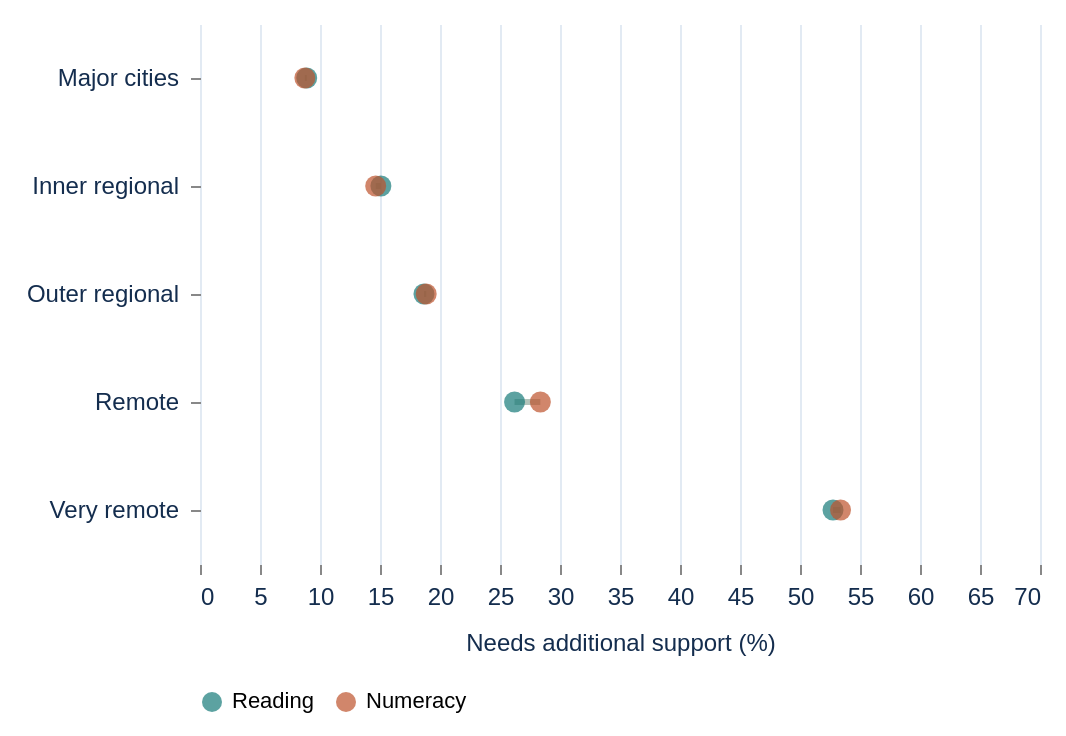

This figure's Vega-Lite source:
### Vega-Lite specification from a JSON file in a GitHub repository (floating-point values rounded to 4 significant figures)
{"$schema": "https://vega.github.io/schema/vega-lite/v5.json", "background": "transparent", "padding": 12, "config": {"font": "Arial", "view": {"stroke": null}, "axis": {"labelFontSize": 12, "titleFontSize": 12, "titleFontWeight": "normal", "labelColor": "#142d4e", "titleColor": "#142d4e", "domain": false, "gridColor": "#e2eaf3", "labelPadding": 6, "titlePadding": 12}, "legend": {"orient": "bottom", "titleLimit": 300, "labelLimit": 220, "labelFontSize": 11, "titleFontSize": 11, "titleFontWeight": "normal"}, "title": {"anchor": "start", "fontSize": 14, "color": "#142d4e"}}, "width": 420, "height": 270, "data": {"values": [{"domain": "Reading", "subgroup": "Major cities", "support": 8.893}, {"domain": "Reading", "subgroup": "Inner regional", "support": 15.07}, {"domain": "Reading", "subgroup": "Outer regional", "support": 18.66}, {"domain": "Reading", "subgroup": "Remote", "support": 26.21}, {"domain": "Reading", "subgroup": "Very remote", "support": 52.75}, {"domain": "Numeracy", "subgroup": "Major cities", "support": 8.736}, {"domain": "Numeracy", "subgroup": "Inner regional", "support": 14.64}, {"domain": "Numeracy", "subgroup": "Outer regional", "support": 18.85}, {"domain": "Numeracy", "subgroup": "Remote", "support": 28.36}, {"domain": "Numeracy", "subgroup": "Very remote", "support": 53.38}]}, "encoding": {"y": {"field": "subgroup", "type": "ordinal", "title": null, "sort": ["Major cities", "Inner regional", "Outer regional", "Remote", "Very remote"]}}, "layer": [{"transform": [{"aggregate": [{"op": "min", "field": "support", "as": "lo"}, {"op": "max", "field": "support", "as": "hi"}], "groupby": ["subgroup"]}], "mark": {"type": "rule", "stroke": "#b2c3ba", "strokeWidth": 3}, "encoding": {"x": {"field": "lo", "type": "quantitative", "title": "Needs additional support (%)", "scale": {"domain": [0, 70]}}, "x2": {"field": "hi"}}}, {"mark": {"type": "point", "filled": true, "size": 110}, "encoding": {"x": {"field": "support", "type": "quantitative", "title": "Needs additional support (%)", "scale": {"domain": [0, 70]}}, "color": {"field": "domain", "type": "nominal", "scale": {"domain": ["Reading", "Numeracy"], "range": ["#177b79", "#bd532c"]}, "legend": {"title": null}}, "tooltip": [{"field": "subgroup", "title": "Remoteness"}, {"field": "domain", "title": "Subject"}, {"field": "support", "title": "Needs additional support (%)", "format": ".1f"}]}}]}
